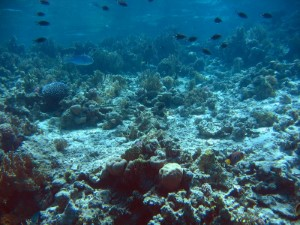
%> input picture gui/Coral.jpg, 300 x 225 px
$ octave --eval "result = sobel(imread('Coral.jpg'));"   (GNU Octave 9; MATLAB toolbox functions it lacks are replaced by stand-ins)
%> lines starting %> are read from the running program, lines starting %| are printed output that depends on the picture; in (x1, y1, x2, y2) boxes, pixels count from 0 and x2, y2 are one past the last pixel; in counts of white or black regions, pixels touching at a corner belong together; the program's own positions count from 1
function [m]= sobel(image)

m=rgb2gray(image);
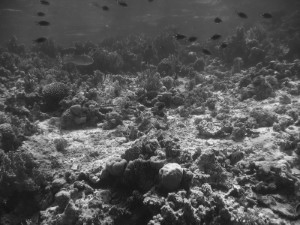
%> m: size 225x300 uint8; min 12, max 239, mean 83.8
m=im2double(m);
%> m: size 225x300 double
m=edge(m,'sobel');
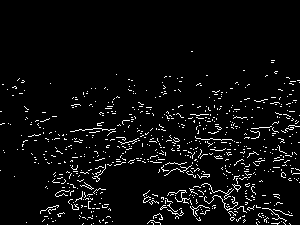
%> m: size 225x300 logical; 4.8% white in thin lines or dots, all inside (x1, y1, x2, y2) = (0, 51, 300, 225)

$ run again, on gui/Sunset.jpg
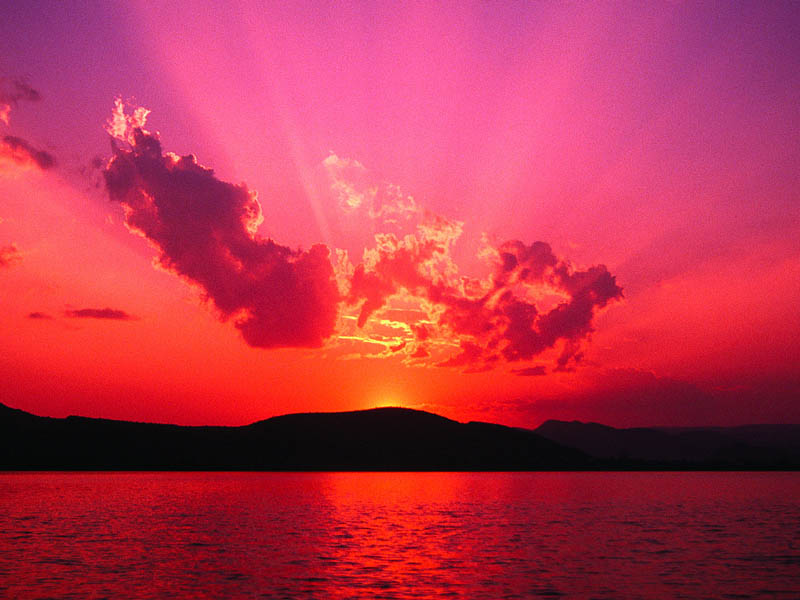
%> input picture gui/Sunset.jpg, 800 x 600 px
%> in sobel, `m=rgb2gray(image);`:
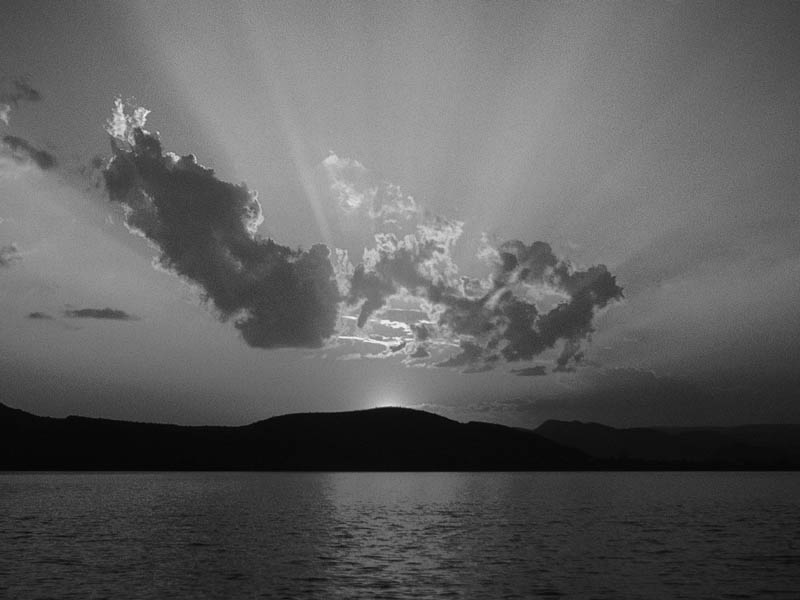
%> m: size 600x800 uint8; min 3, max 249, mean 94.3
%> in sobel, `m=edge(m,'sobel');`:
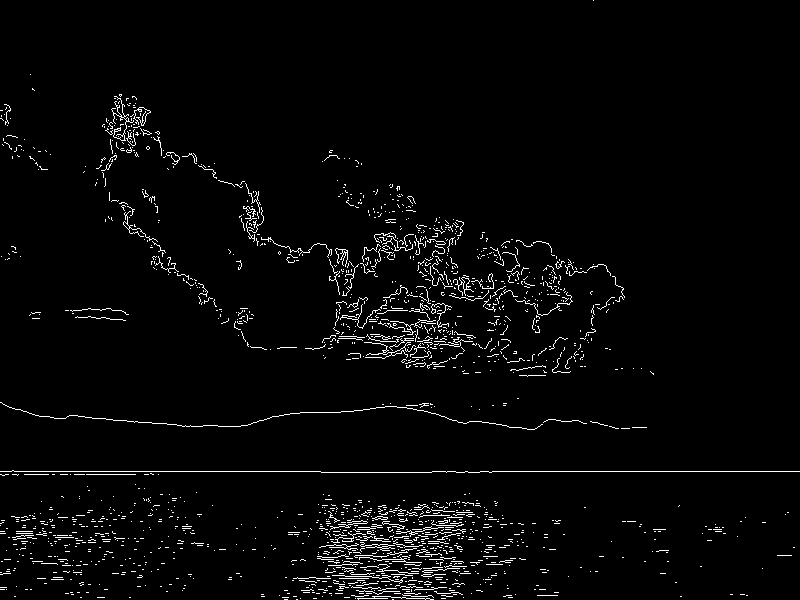
%> m: size 600x800 logical; 2.8% white in thin lines or dots

$ run again, on gui/Whale.jpg
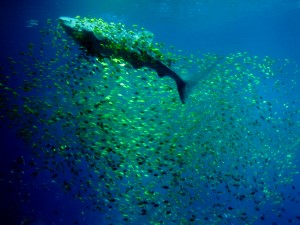
%> input picture gui/Whale.jpg, 300 x 225 px
%> in sobel, `m=rgb2gray(image);`:
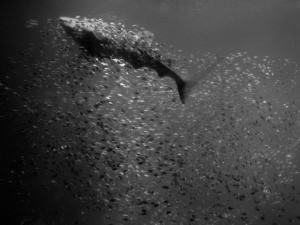
%> m: size 225x300 uint8; min 1, max 240, mean 64
%> in sobel, `m=edge(m,'sobel');`:
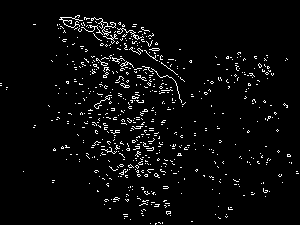
%> m: size 225x300 logical; 4% white in thin lines or dots
